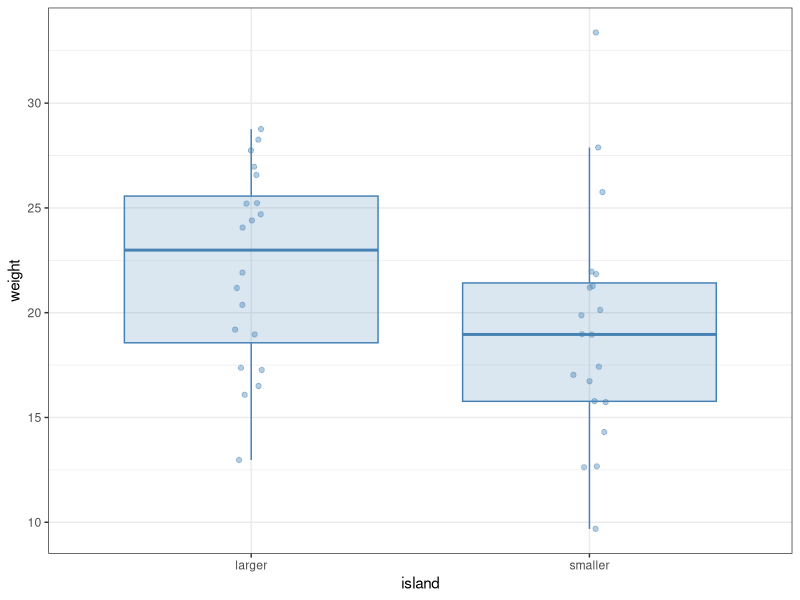
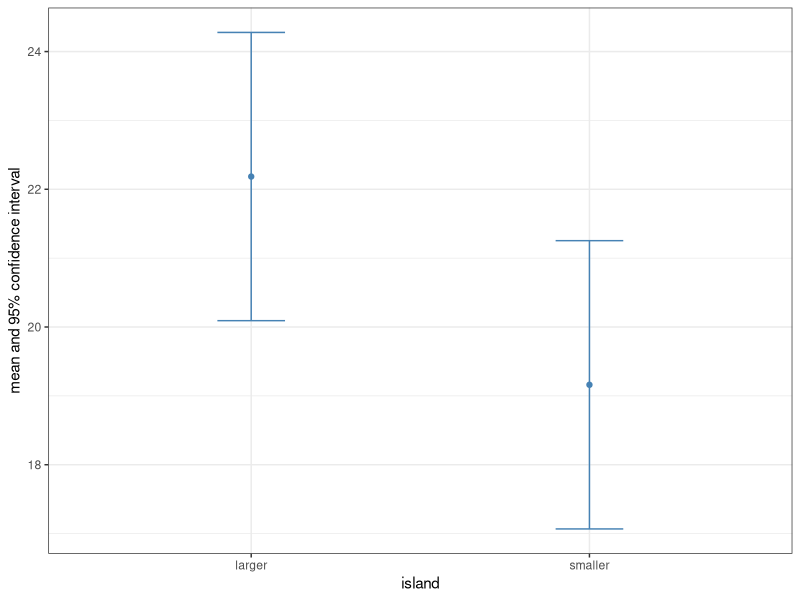
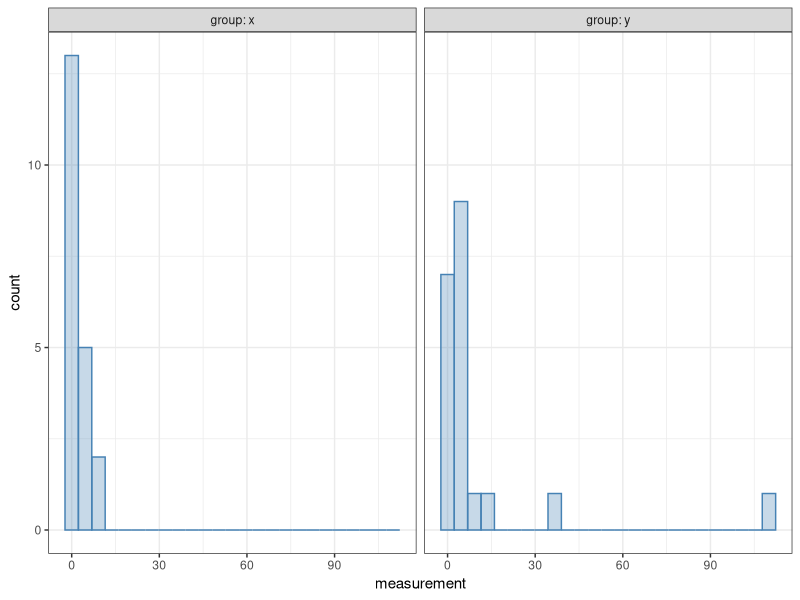

The R source for these figures, in order: (Note: this script raises an error after producing the figures.)
## ---- chunk 1
#| message: false
library(tidyverse)

bird <- read_csv("fictive_bird_example.csv")
print(bird, n = Inf)
## ---- chunk 2
ggplot(bird) +
  aes(x = island, y = weight) +
  geom_boxplot(colour = "steelblue", fill = "steelblue",
               alpha = 0.2, outlier.shape = NA) +
  geom_jitter(alpha = 0.4, width = 0.05, colour = "steelblue") +
  theme_bw()
## ---- chunk 3
bird |>
  group_by(island) |>
  summarise(mean = mean(weight), median = median(weight))
## ---- chunk 4
bird |>
  group_by(island) |>
  summarise(mean = mean(weight), # Means of the two groups
            sd = sd(weight), # Standard deviations
            N = n(), # Sample sizes
            SEM = sd / sqrt(N), # Standard errors of the means
            CI = qt(1 - 0.025, N - 1)) |> # Confidence intervals
  ungroup() |> # Ungroup the data (not necessary here, but a good habit)
  ggplot(aes(x = island, y = mean, ymin = mean - CI, ymax = mean + CI)) +
  geom_point(colour = "steelblue") +
  geom_errorbar(colour = "steelblue", width = 0.2) +
  ylab("mean and 95% confidence interval") +
  theme_bw()
## ---- chunk 5
wilcox.test(weight ~ island, data = bird)
## ---- chunk 6
wilcox.test(weight ~ island, data = bird, conf.int = TRUE)
## ---- chunk 7
wilcox.test(weight ~ island, data = bird, conf.int = TRUE, conf.level = 0.99)
## ---- chunk 8
t.test(weight ~ island, data = bird)
## ---- chunk 9
t.test(weight ~ island, data = bird, conf.level = 0.99)
## ---- chunk 10
#| message: false
example <- read_csv("t_wilcox_example.csv")

ggplot(example, aes(x = measurement)) +
  geom_histogram(bins = 25, alpha = 0.3,
                 colour = "steelblue", fill = "steelblue") +
  facet_wrap(~ group, labeller = label_both) +
  theme_bw()
## ---- chunk 11
t.test(measurement ~ group, data = example)
## ---- chunk 12
wilcox.test(measurement ~ group, data = example, conf.int = TRUE)
## ---- chunk 13
#| error: true
bird |>
  wilcox.test(weight ~ island, conf.int = TRUE)
## ---- chunk 14
bird |>
  wilcox.test(weight ~ island, data = _, conf.int = TRUE)
